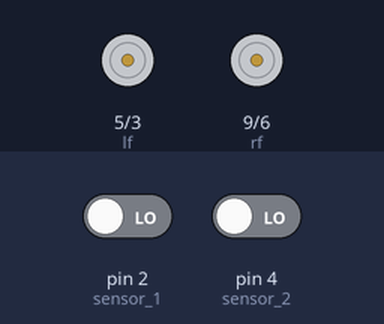
Simulated run of this sketch. Board: Arduino Uno, built with avr-gcc and run on an emulated ATmega328P. On the bench: motor-driver pin pairs drawn as motors (green arrow = first pin HIGH = forward, orange = second pin HIGH = backward, longer = more drive). The inputs (shaded band) are chosen by the test bench; at power-on: pin 2 (sensor_1) LOW, pin 4 (sensor_2) LOW.

Above: at 1.2 s.
1.3 s: pin 2 (sensor_1) driven HIGH
At 2.0 s:
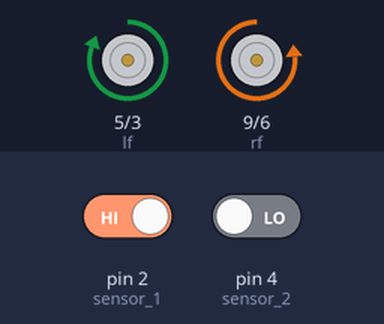
2.8 s: pin 4 (sensor_2) driven HIGH
At 3.1 s:
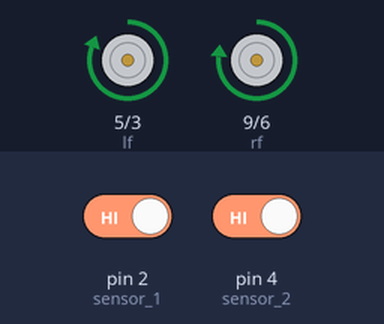
4.3 s: pin 2 (sensor_1) driven LOW
At 5.5 s:
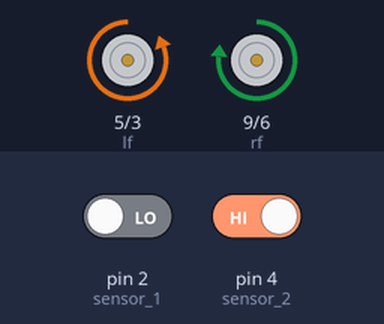
Timing chart, 0 to 7.3 s (numbered marks = the images above; inputs shaded):
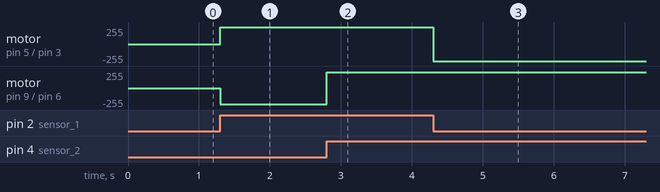

Measured:
- after the input at 1.3 s, motor on pin 5 (lf) / pin 3 (lb): stopped → forward 255/255 at once; motor on pin 9 (rf) / pin 6 (rb): stopped → backward 240/255 at once
- after the input at 2.8 s, motor on pin 9 (rf) / pin 6 (rb): backward 240/255 → forward 240/255 at once
- after the input at 4.3 s, motor on pin 5 (lf) / pin 3 (lb): forward 255/255 → backward 255/255 at once

The sketch:

simple_line.ino
```cpp
// --- пины драйвера к ардуино
// in1, in2, in3, in4
// при необходимости поменять номера пинов на нужные
int lf = 5;
int lb = 3;
int rf = 9;
int rb = 6;

// --- параметры моторов
int left_speed = 255;  // скорость левого мотора
int right_speed = 240; // скорость правого мотора

// --- пины датчиков линии к ардуино
int sensor_1 = 2; // пины датчиков
int sensor_2 = 4;

int line_1; // состояние датчиков <- на белом или черном поле
int line_2;

void setup() {
  pinMode(lf, OUTPUT);
  pinMode(lb, OUTPUT);
  pinMode(rf, OUTPUT);
  pinMode(rb, OUTPUT);

  pinMode(sensor_1, INPUT);
  pinMode(sensor_2, INPUT);
}

void loop() {
  // список функций:
  // forward(); - вперед
  // left();    - поворот налево
  // right();   - поворот направо
  // brake();   - остановка моторов

  line_1 = digitalRead(sensor_1);
  line_2 = digitalRead(sensor_2);

  // если оба датчика на белом поле - робот едет вперед
  if (line_1 == HIGH && line_2 == HIGH) {
    forward();
  }

  // если первый датчик заметил линию - робот поворачивает налево
  if (line_1 == LOW  && line_2 == HIGH) {
    left();
  }

  // если второй датчик заметил линию - робот поворачивает налево
  if (line_1 == HIGH && line_2 == LOW) {
    right();
  }
}

void forward() {
  analogWrite(lf, left_speed);
  analogWrite(lb, 0);
  analogWrite(rf, right_speed);
  analogWrite(rb, 0);
}

void left() {
  analogWrite(lf, 0);
  analogWrite(lb, left_speed);
  analogWrite(rf, right_speed);
  analogWrite(rb, 0);
}

void right() {
  analogWrite(lf, left_speed);
  analogWrite(lb, 0);
  analogWrite(rf, 0);
  analogWrite(rb, right_speed);
}

void brake() {
  analogWrite(lf, 0);
  analogWrite(lb, 0);
  analogWrite(rf, 0);
  analogWrite(rb, 0);
}
```
